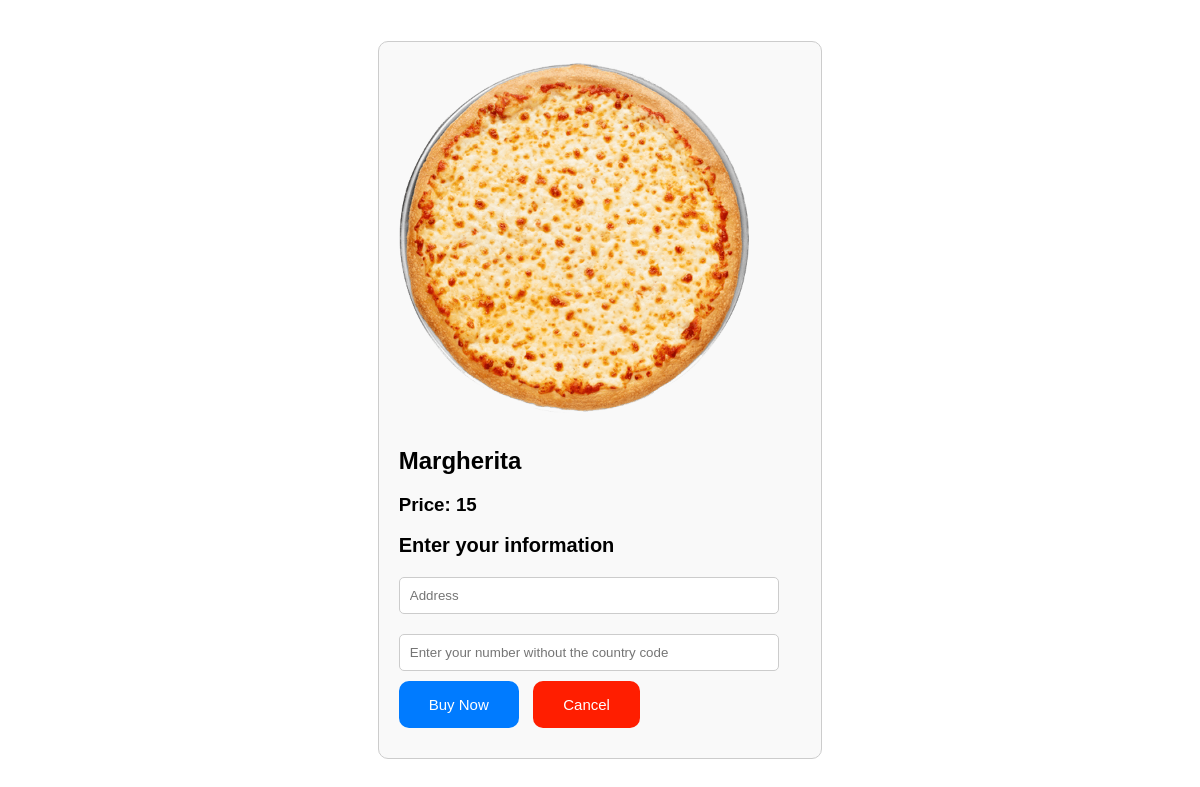
/buy?pizza=2 (signed in), run on the app's committed database.
### pizza/models.py (models this page shows, shortened)
class pizzas(models.Model):
    name = models.CharField(max_length=20)
    actual_price = models.IntegerField()
    discounted_price = models.IntegerField()
    description = models.CharField(max_length=100)
    image = models.CharField(max_length=10)
    discount = models.IntegerField()
    category = models.CharField(max_length=20)

### website/views.py (the view)
# urls.py: path("buy", buy, name="buy"),
def buy(request):
    if request.method == "POST":
        name = request.session.get("username")
        order = count.objects.filter(name=name)
        if order:
            order = count.objects.get(name=name)
            order.count = order.count + 1
            order.save()
        else:
            order = count(name=name, count=1)
            order.save()
        return render(request, "buy.html", {"count": order.count, "msg": "Order placed successfully"})
    else:
        username = request.session.get("username")
        pid = request.GET.get("pizza")
        order = count.objects.filter(name=username)
        if order:
            pizza = pizzas.objects.get(id=pid)
            order = count.objects.get(name=username)
            return render(request, "buy.html", {"count": order.count, "msg": "", "pizza": pizza})
        else:
            pizza = pizzas.objects.get(id=pid)
            order = count(name=username, count=0)
            order.save()
            return render(request, "buy.html", {"count": order.count, "msg": "", "pizza": pizza})

### templates/buy.html (shortened to what this page needs)
<!DOCTYPE html>
<html lang="en">
  <head>
    <link rel="stylesheet" href="/static/buy.css" />
  </head>
  <body>
    <div class="center-container">
      <div class="order-box">
        {% if msg %}
        <h2 class="msg">{{ msg }}</h2>
        <h2>Total Order Count: {{ count }}</h2>
        <div class="buttons">
          <div class="button">
          <a href="/menu">Browse Menu</a>
        </div>
        <div class="button">
          <a href="/home">Back To Home</a>
        </div>
        </div>
        {% else %}
        <div class="product-info">
          <img src="static/pizzas/{{ pizza.image }}" alt="{{ pizza.name }}" />
          <h2>{{ pizza.name }}</h2>
          <h3>Price: {{ pizza.discounted_price }}</h3>
        </div>
        <form action="/buy" method="POST" id="order-form">
          <div class="user-info">
            <h2>Enter your information</h2>
            <input
              type="text"
              name="address"
              placeholder="Address"
              class="input-field"
              required
            />
            <input
              type="text"
              pattern="[0-9]{10,10}"
              name="phone"
              placeholder="Enter your number without the country code"
              class="input-field"
              required
            />
          </div>
          <input id="submitbutton" type="submit" value="Buy Now" class="submit-button" />
          <button id="cancelbutton" type="button" onclick="window.location.href='/menu'">Cancel</button>
        </form>
        {% endif %}
      </div>
    </div>
  </body>
</html>

### static/buy.css (style rules this page uses)
body, html { height: 100%; margin: 0; font-family: Arial, sans-serif; }
.center-container { display: flex; align-items: center; justify-content: center; height: 100%; }
.order-box { max-width: 500px; padding: 20px; border: 1px solid #ccc; border-radius: 10px; background-color: #f9f9f9; }
.product-info img { width: 350px; height: auto; border-radius: 8px; margin-bottom: 10px; }
.product-info h2 { font-size: 24px; margin-bottom: 5px; }
.user-info h2 { font-size: 20px; margin-bottom: 10px; }
.user-info .input-field { width: calc(100% - 22px); padding: 10px; margin: 10px 0; border: 1px solid #ccc; border-radius: 5px; box-sizing: border-box; }
#submitbutton { background-color: #007BFF; color: white; padding: 15px 30px; border: none; border-radius: 10px; text-decoration: none; font-size: 15px; margin-right: 10px; margin-bottom: 10px; }
#cancelbutton { background-color: #ff1e00; color: white; padding: 15px 30px; border: none; border-radius: 10px; text-decoration: none; font-size: 15px; margin-right: 10px; margin-bottom: 10px; }

### data on the page
pizzas: image (picture), name "Margherita", discounted_price "15"
